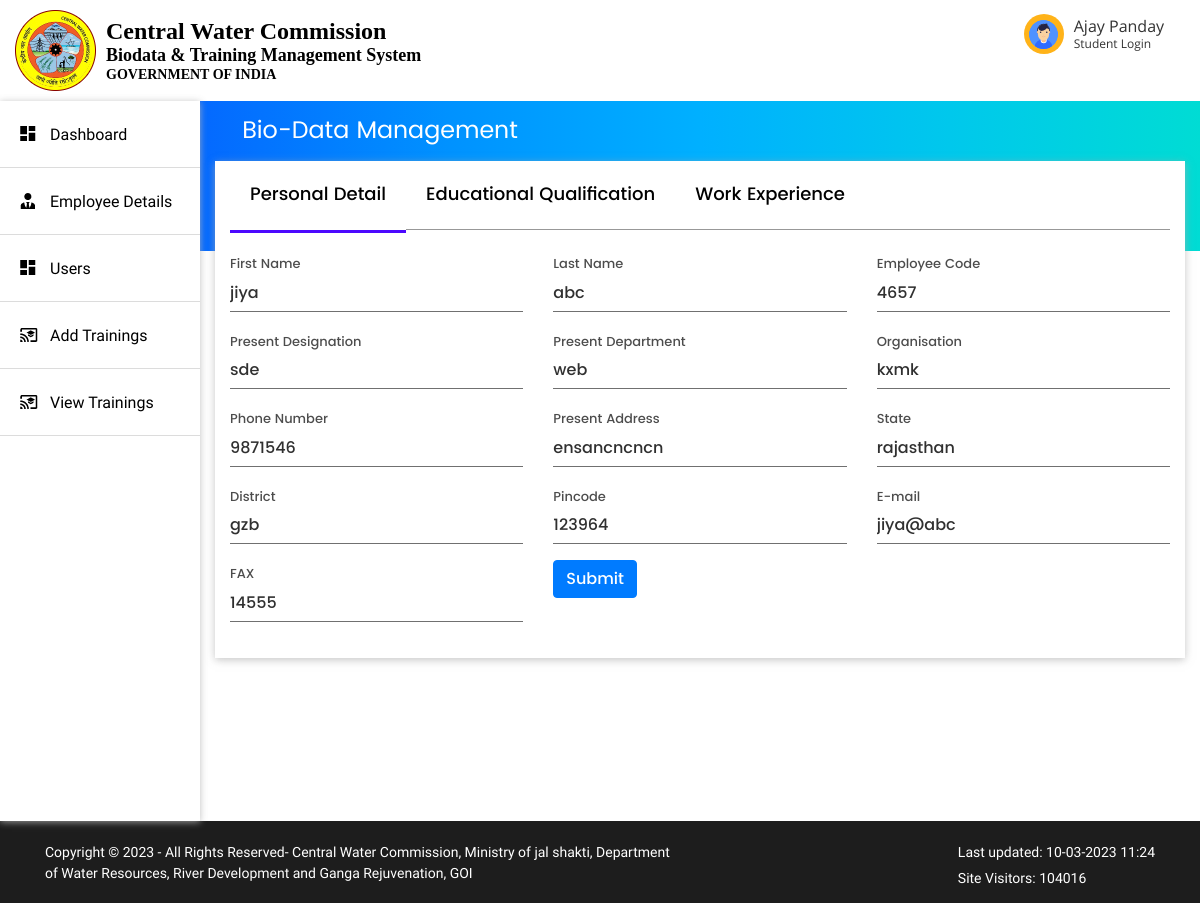
/employee.php?empid=2, run on the app's committed database.
### tables this page shows
CREATE TABLE `personal` (
  `emp_id` int(11) NOT NULL,
  `firstname` varchar(256) DEFAULT NULL,
  `lastname` varchar(256) DEFAULT NULL,
  `emp_code` int(11) DEFAULT NULL,
  `department` varchar(256) DEFAULT NULL,
  `designation` varchar(256) DEFAULT NULL,
  `organisation` varchar(256) DEFAULT NULL,
  `phone` varchar(20) DEFAULT NULL,
  `address` varchar(256) DEFAULT NULL,
  `state` varchar(256) DEFAULT NULL,
  `district` varchar(256) DEFAULT NULL,
  `pincode` int(10) DEFAULT NULL,
  `email` varchar(256) DEFAULT NULL,
  `fax` int(20) DEFAULT NULL
);

### components/userdet.php (the view, shortened to what this page needs)
<?php
include_once 'php/db_connect.php';
if (isset($_GET['empid'])) {
    $userid = $_GET['empid'];
} else {
    $userid = $_SESSION['userid'];
}
$sql = "SELECT firstname, lastname, department, designation, emp_code, organisation, phone, address, district, pincode, email ,state , fax from personal where emp_id ='" . $userid . "'";
$result = mysqli_query($conn, $sql);
while ($row = mysqli_fetch_array($result)) {
    $fname = $row['firstname'];
    $lastname = $row['lastname'];
    $department = $row['department'];
    $designation = $row['designation'];
    $emp_code = $row['emp_code'];
    $organisation = $row['organisation'];
    $phone = $row['phone'];
    $address = $row['address'];
    $state = $row['state'];
    $district = $row['district'];
    $pincode = $row['pincode'];
    $email = $row['email'];
    $fax = $row['fax'];
}
?>
<div id="page-wrapper" class="gray-bg tab-pane active" aria-labelledby="wrapper-tab">
    <div class="wrapper-white">
        <div class=" dashboard-top w-100">
            <ul class="breadcum nav" role="tablist">
                <li class="dashboard-heading"><i class="fa fa-bars" aria-hidden="true"></i> Bio-Data Management
                </li>
            </ul>
        </div>
        <div class="registration-form">
            <div class="col-12 col-sm-12 col-md-12 col-lg-12">
                <ul class="nav nav-tabs registration-form-head" id="myTab" role="tablist">
                    <li class="nav-item">
                        <a class="nav-link active" id="home-tab" data-toggle="tab" href="#home" role="tab" aria-controls="home" aria-selected="true">Personal Detail</a>
                    </li>
                    <li class="nav-item">
                        <a class="nav-link" id="profile-tab" data-toggle="tab" href="#profile" role="tab" aria-controls="profile" aria-selected="false">Educational Qualification</a>
                    </li>
                    <li class="nav-item">
                        <a class="nav-link" id="contact-tab" data-toggle="tab" href="#contact" role="tab" aria-controls="contact" aria-selected="false">Work Experience</a>
                    </li>
                </ul>
                <div class="registration-form-body">
                    <div class="tab-content" id="myTabContent">
                        <form name="personal" action="php/personalupdate.php?empid=<?php echo $userid ?>" method="POST" class="tab-pane fade show active" id="home" role="tabpanel" aria-labelledby="home-tab">
                            <div class="row">
                                <div class="col-12 col-sm-12 col-md-4 col-lg-4">
                                    <div class="form-group">
                                        <label>First Name</label>
                                        <input type="text" value="<?php echo $fname ?>" id="" name="firstname" class="form-control icon-inside" />
                                    </div>
                                </div>
                                <div class="col-12 col-sm-12 col-md-4 col-lg-4">
                                    <div class="form-group">
                                        <label>Last Name</label>
                                        <input type="text" value="<?php echo $lastname ?>" id="" name="lastname" class="form-control icon-inside" />
                                    </div>
                                </div>
                                <div class="col-12 col-sm-12 col-md-4 col-lg-4">
                                    <div class="form-group">
                                        <label>Employee Code</label>
                                        <input type="text" value="<?php echo $emp_code ?>" id="" name="emp_code" class="form-control icon-inside" />
                                    </div>
                                </div>
                                <div class="col-12 col-sm-12 col-md-4 col-lg-4">
                                    <div class="form-group">
                                        <label>Present Designation</label>
                                        <input type="text" value="<?php echo $designation ?>" id="" name="designation" class="form-control icon-inside" />
                                    </div>
                                </div>
                                <div class="col-12 col-sm-12 col-md-4 col-lg-4">
                                    <div class="form-group">
                                        <label>Present Department</label>
                                        <input type="text" value="<?php echo $department ?>" id="" name="department" class="form-control icon-inside" />
                                    </div>
                                </div>
                                <div class="col-12 col-sm-12 col-md-4 col-lg-4">
                                    <div class="form-group">
                                        <label>Organisation</label>
                                        <input type="text" value="<?php echo $organisation ?>" id="" name="organisation" class="form-control icon-inside" />
                                    </div>
                                </div>
                                <div class="col-12 col-sm-12 col-md-4 col-lg-4">
                                    <div class="form-group">
                                        <label>Phone Number</label>
                                        <input type="text" value="<?php echo $phone ?>" id="" name="phone" class="form-control icon-inside" />
                                    </div>
                                </div>
                                <div class="col-12 col-sm-12 col-md-4 col-lg-4">
                                    <div class="form-group">
                                        <label>Present Address</label>
                                        <input type="text" value="<?php echo $address ?>" id="" name="address" class="form-control icon-inside" />
                                    </div>
                                </div>
                                <div class="col-12 col-sm-12 col-md-4 col-lg-4">
                                    <div class="form-group">
                                        <label>State</label>
                                        <input type="text" value="<?php echo $state ?>" name="state" class="form-control icon-inside" />
                                    </div>
                                </div>
                                <div class="col-12 col-sm-12 col-md-4 col-lg-4">
                                    <div class="form-group">
                                        <label>District</label>
                                        <input type="text" value="<?php echo $district ?>" id="" name="district" class="form-control icon-inside" />
                                    </div>
                                </div>
                                <div class="col-12 col-sm-12 col-md-4 col-lg-4">
                                    <div class="form-group">
                                        <label>Pincode</label>
                                        <input type="tel" value="<?php echo $pincode ?>" id="" name="pincode" class="form-control icon-inside" />
                                    </div>
                                </div>
                                <div class="col-12 col-sm-12 col-md-4 col-lg-4">
                                    <div class="form-group">
                                        <label>E-mail</label>
                                        <input type="email" value="<?php echo $email ?>" id="" name="email" class="form-control icon-inside" />
                                    </div>
                                </div>
                                <div class="col-12 col-sm-12 col-md-4 col-lg-4">
                                    <div class="form-group">
                                        <label>FAX</label>
                                        <input type="number" value="<?php echo $fax ?>" id="" name="fax" class="form-control icon-inside" />
                                    </div>
                                </div>
                                <div class="col-12 col-sm-6 col-md-2 col-lg-2">
                                    <div class="form-group">
                                        <input type="submit" name="submit_personal" value="Submit" class="btn btn-primary">
                                    </div>
                                </div>
                                <div class="col-12 col-sm-6 col-md-2 col-lg-2">
                                </div>
                            </div>
                        </form>
                    </div>
                </div>
            </div>
        </div>
    </div>
</div>

### css/style.css (style rules this page uses)
* { margin: 0; padding: 0; }
html { scroll-behavior: smooth }
body { font-family: "robotoregular"; font-weight: 500; padding: 0; margin: 0; font-size: 14px }
.icon-inside { position: relative; }
.form-group .form-control { border: 0; border-bottom: 1px solid #707070; border-radius: 0; padding-left: 0; padding-right: 25px; }
.registration-form-body .form-group label { font-size: 13px; margin: 5px 0 0 0; color: #000000b3; }
.wrapper-white .dashboard-top { background-image: linear-gradient(to right, #0469ff, #0092ff, #00b0ff, #00c8ec, #00dcd4); background-repeat: no-repeat; background-size: 100% 100%; padding-bottom: 90px; }
.registration-form-head li.nav-item { background: transparent; }
.registration-form-head li.nav-item a { color: #000 !important; font-size: 18px; border: none; }
.registration-form .registration-form-head { border-bottom: 1px solid #989898 !important; }
.registration-form .registration-form-body { padding: 20px 0; }
.registration-form-head .nav-item.show .nav-link, .registration-form-head .nav-link.active, .nav-tabs .nav-link:focus, .nav-tabs .nav-link:hover { box-shadow: 0px 3px 0px #4C08FE !important; border: none; }
.registration-form-body .form-group .form-control { background: transparent !important; font-size: 16px; color: #282828f5; }
#page-wrapper { width: 100%; background: #ffffff; }
.dashboard-top { padding-right: 15px; padding-left: 15px; }
.nav>li>a { color: #000; padding: 21px 20px; display: flex; font-size: 16px; }
ul { padding: 0; margin: 0; list-style: none; }
.nav.nav-tabs li { background: none; border: none; }
.dashboard-heading { font-family: 'poppinsregular'; font-size: 24px; font-weight: 400; color: #fff; height: 60px; display: flex; justify-content: center; align-items: center; }
.dashboard-heading i { margin-right: 10px; font-size: 22px; }
.registration-form { margin: -90px 15px 15px; background: #fff; box-shadow: 0px 2px 8px 0px rgb(172 172 172 / 68%); font-family: 'poppinsmedium'; }

### data on the page
personal: firstname "jiya", lastname "abc", emp_code "4657", designation "sde", department "web", organisation "kxmk", phone "9871546", address "ensancncncn", state "rajasthan", district "gzb", pincode "123964", email "jiya@abc", fax "14555"
